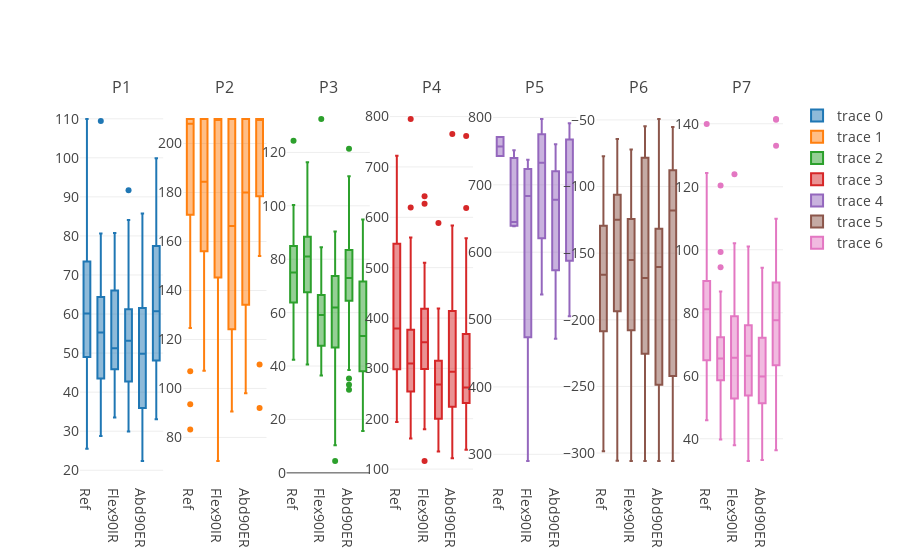

Notebook code for this chart:
### Code cell
from plotly import tools
import plotly.graph_objs as go
import plotly.offline as py
py.init_notebook_mode(connected=True)

fig = tools.make_subplots(rows=1, cols=nparameter, print_grid=False, subplot_titles=names_parameters_micro)
for iparam in range(nparameter):
    current = df[df['parameter'] == f'P{iparam + 1}']
    trace = go.Box(
        x=current['position'],
        y=current['value'],
        boxpoints='False',
    )
    fig.append_trace(trace, 1, iparam + 1)
    
    fig['layout']['font'] = dict(size=14)
py.iplot(fig)

### Figure 1 — Plotly figure (JSON) as saved in the notebook; plotly's stock layout.template omitted (floating-point values rounded to 4 significant figures; data arrays with more than 128 entries replaced by an {"elided": "..."} marker saying what was removed)
{"data": [{"boxpoints": "False", "type": "box", "x": {"elided": "210 str values"}, "xaxis": "x1", "y": {"elided": "210 float values"}, "yaxis": "y1"}, {"boxpoints": "False", "type": "box", "x": {"elided": "210 str values"}, "xaxis": "x2", "y": {"elided": "210 float values"}, "yaxis": "y2"}, {"boxpoints": "False", "type": "box", "x": {"elided": "210 str values"}, "xaxis": "x3", "y": {"elided": "210 float values"}, "yaxis": "y3"}, {"boxpoints": "False", "type": "box", "x": {"elided": "210 str values"}, "xaxis": "x4", "y": {"elided": "210 float values"}, "yaxis": "y4"}, {"boxpoints": "False", "type": "box", "x": {"elided": "210 str values"}, "xaxis": "x5", "y": {"elided": "210 float values"}, "yaxis": "y5"}, {"boxpoints": "False", "type": "box", "x": {"elided": "210 str values"}, "xaxis": "x6", "y": {"elided": "210 float values"}, "yaxis": "y6"}, {"boxpoints": "False", "type": "box", "x": {"elided": "210 str values"}, "xaxis": "x7", "y": {"elided": "210 float values"}, "yaxis": "y7"}], "layout": {"annotations": [{"font": {"size": 16}, "showarrow": false, "text": "P1", "x": 0.05918, "xanchor": "center", "xref": "paper", "y": 1, "yanchor": "bottom", "yref": "paper"}, {"font": {"size": 16}, "showarrow": false, "text": "P2", "x": 0.2061, "xanchor": "center", "xref": "paper", "y": 1, "yanchor": "bottom", "yref": "paper"}, {"font": {"size": 16}, "showarrow": false, "text": "P3", "x": 0.3531, "xanchor": "center", "xref": "paper", "y": 1, "yanchor": "bottom", "yref": "paper"}, {"font": {"size": 16}, "showarrow": false, "text": "P4", "x": 0.5, "xanchor": "center", "xref": "paper", "y": 1, "yanchor": "bottom", "yref": "paper"}, {"font": {"size": 16}, "showarrow": false, "text": "P5", "x": 0.6469, "xanchor": "center", "xref": "paper", "y": 1, "yanchor": "bottom", "yref": "paper"}, {"font": {"size": 16}, "showarrow": false, "text": "P6", "x": 0.7939, "xanchor": "center", "xref": "paper", "y": 1, "yanchor": "bottom", "yref": "paper"}, {"font": {"size": 16}, "showarrow": false, "text": "P7", "x": 0.9408, "xanchor": "center", "xref": "paper", "y": 1, "yanchor": "bottom", "yref": "paper"}], "font": {"size": 14}, "xaxis1": {"anchor": "y1", "domain": [0, 0.1184]}, "xaxis2": {"anchor": "y2", "domain": [0.1469, 0.2653]}, "xaxis3": {"anchor": "y3", "domain": [0.2939, 0.4122]}, "xaxis4": {"anchor": "y4", "domain": [0.4408, 0.5592]}, "xaxis5": {"anchor": "y5", "domain": [0.5878, 0.7061]}, "xaxis6": {"anchor": "y6", "domain": [0.7347, 0.8531]}, "xaxis7": {"anchor": "y7", "domain": [0.8816, 1.0]}, "yaxis1": {"anchor": "x1", "domain": [0, 1]}, "yaxis2": {"anchor": "x2", "domain": [0, 1]}, "yaxis3": {"anchor": "x3", "domain": [0, 1]}, "yaxis4": {"anchor": "x4", "domain": [0, 1]}, "yaxis5": {"anchor": "x5", "domain": [0, 1]}, "yaxis6": {"anchor": "x6", "domain": [0, 1]}, "yaxis7": {"anchor": "x7", "domain": [0, 1]}}}
